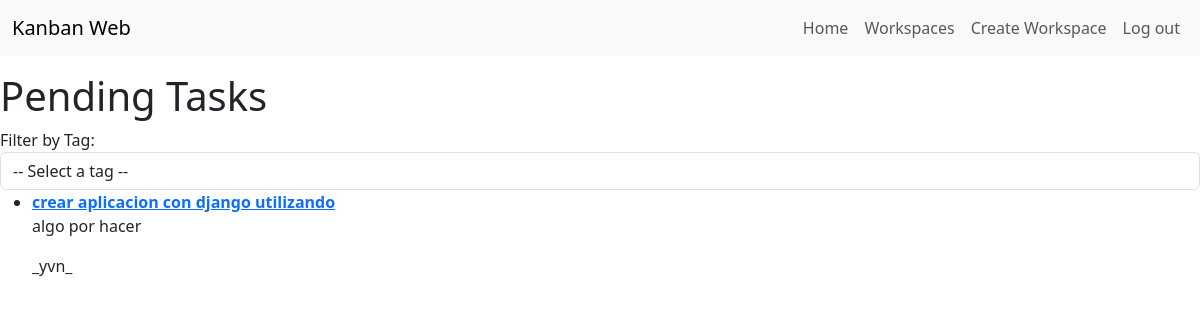
The app's page /tasks/ (signed in) with its own data.
### tasks/models.py (models this page shows, shortened)
class Task(models.Model):
    title = models.CharField(max_length=100)
    description = models.TextField(blank=True)
    created = models.DateTimeField(auto_now_add=True)
    datecompleted = models.DateTimeField(null=True, blank=True)
    important = models.BooleanField(default=False)
    user = models.ForeignKey(User, on_delete=models.CASCADE)

### tasks/views.py (the view)
# urls.py: path('tasks/', views.tasks, name='tasks'),
@login_required
def tasks(request):
    tasks = Task.objects.filter(user=request.user, datecompleted__isnull=True)
    tags = Tag.objects.all()  # Obtener todas las etiquetas
    return render(request, 'tasks.html', {'tasks': tasks, 'tags': tags})

### tasks/templates/tasks.html (shortened to what this page needs)
{% extends 'base.html' %}
{% block content %}
<h1>Pending Tasks</h1>
<form method="GET" id="filter-form">
    <label for="tag">Filter by Tag:</label>
    <select name="tag" id="tag" class="form-control" onchange="updateFilter()">
        <option value="">-- Select a tag --</option>
    </select>
</form>
<ul>
    {% for task in tasks %}
    <li>
        <a href="{% url 'task_detail' task.id %}">
            {% if task.important %}
            <strong>{{ task.title }}</strong>
            {% else %}
            {{ task.title }}
            {% endif %}
        </a>
        <p>{{ task.description }}</p>
        <p>{{ task.user.username }}</p>
    </li>
    {% endfor %}
</ul>
{% endblock %}

### records on screen
Task: title "crear aplicacion con django utilizando", description "algo por hacer", user.username "_yvn_"
